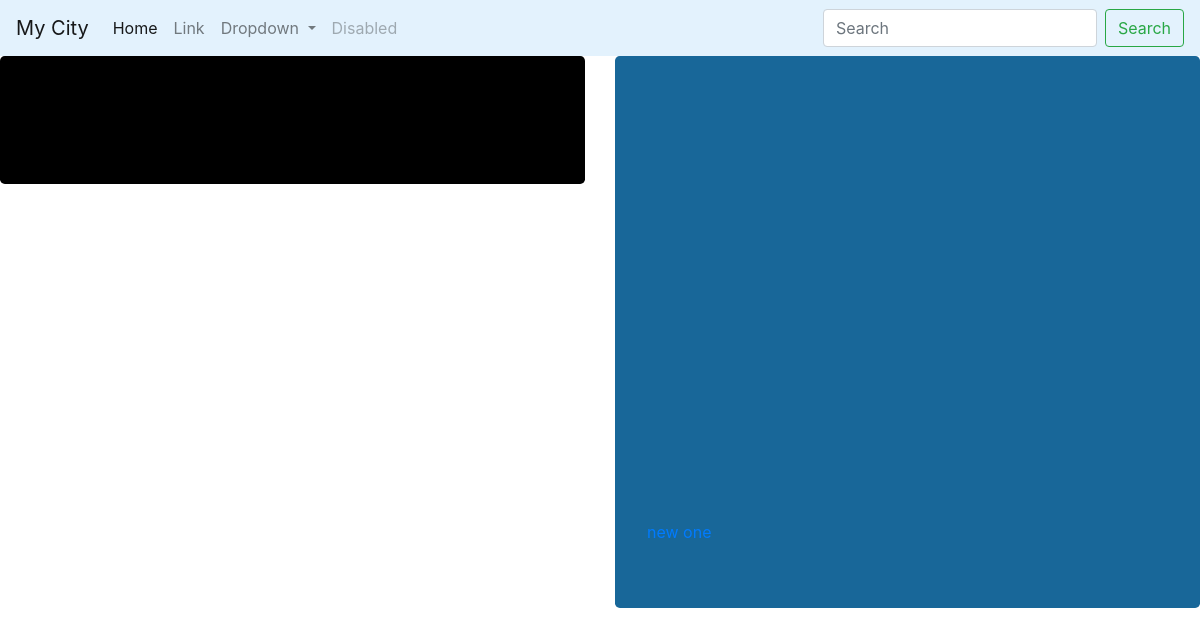
The page /data/ on the database as committed earlier.
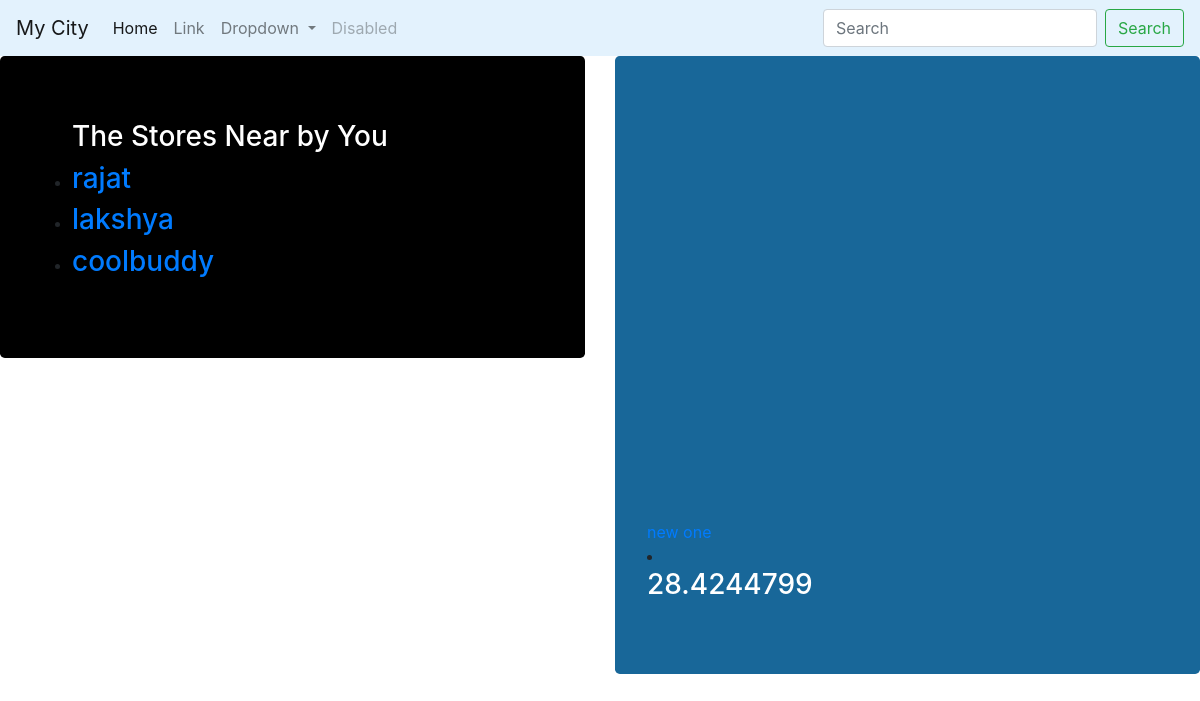
The same page on the database as committed later.
### data/models.py (models this page shows, shortened)
class store(models.Model):
    store_name= models.CharField(max_length=250, unique=True)

class marchandise(models.Model):
    store_name=models.ForeignKey(store, on_delete=models.CASCADE)
    store_available=models.ForeignKey(storedata, on_delete=models.CASCADE)
    store_marchandise=models.CharField(max_length=250, unique=True)
    store_address= models.CharField(max_length=250)
    store_contact_no= models.CharField(max_length=12)
    store_lat =models.CharField(max_length=12)
    store_lng =models.CharField(max_length=12)

### data/views.py (the view)
def index(request):
    all_stores=store.objects.all()
    alllocation=marchandise.objects.all()
    context={
        'all_stores':all_stores ,
        'alllocation':alllocation,
    }
    return render(request,'index.html',context)

### templates/index.html (shortened to what this page needs)
<!doctype html>
<html lang="en">
<head>
  <link rel="stylesheet" href="https://stackpath.bootstrapcdn.com/bootstrap/4.3.1/css/bootstrap.min.css">
</head>
<body>
  <nav class="navbar navbar-expand-lg navbar-light " style="background-color: #e3f2fd;">
    <a class="navbar-brand" href="#">My City</a>
    <div class="collapse navbar-collapse" id="navbarSupportedContent">
      <ul class="navbar-nav mr-auto">
        <li class="nav-item active">
          <a class="nav-link" href="#">Home <span class="sr-only">(current)</span></a>
        </li>
        <li class="nav-item">
          <a class="nav-link" href="#">Link</a>
        </li>
        <li class="nav-item dropdown">
          <a class="nav-link dropdown-toggle" href="#" id="navbarDropdown" role="button" data-toggle="dropdown" aria-haspopup="true" aria-expanded="false">
            Dropdown
          </a>
        </li>
        <li class="nav-item">
          <a class="nav-link disabled" href="#">Disabled</a>
        </li>
      </ul>
      <form class="form-inline my-2 my-lg-0">
        <input class="form-control mr-sm-2" type="search" placeholder="Search" aria-label="Search">
        <button class="btn btn-outline-success my-2 my-sm-0" type="submit">Search</button>
      </form>
    </div>
  </nav>
  <div class="row">
    <div class="col-lg-6">
      <div class="jumbotron" style="background:black">
        {% if all_stores %}
        <ul>
          <h3 style="color:white">The Stores Near by You</h3>
          {% for store in all_stores %}
          <li>
            <h3 style="color:white"><a href="/data/{{ store.store_name }}">{{ store.store_name }}</a></h3>
          </li>
          {% endfor %}
        </ul>
        {% endif %}
      </div>
    </div>
    <div class="col-lg-6">
      <div class="jumbotron" style="background:rgb(24, 103, 153)">
        <div id="map" style="width:100%;height:400px;"></div>
        <a href={% url 'register' %}>new one</a>
        {% for i in alllocation %}
          <li>
            <h3 style="color:white">{{ i.store_lat }}</h3>
          </li>
        {% endfor %}
      </div>
    </div>
  </div>
</body>
</html>

Rows that differ between the two databases and show on the page:
added store: store_name "rajat"
added store: store_name "lakshya"
added store: store_name "coolbuddy"
added marchandise: store_lat "28.4244799"
Other text that changed with them:
text now shown: "The Stores Near by You"
